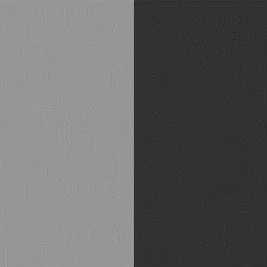
#> input picture 01.jpg, 267 x 267 px
$ jupyter execute Baptiste_calculate_histogram_.ipynb
#> lines starting #> are read from the running program, lines starting #| are printed output that depends on the picture
## Histogram

COnsider the following images, write a prgogram to calculate the histogram for each image

Download them from: [image 1](https://drive.google.com/file/d/1edoUYOQtuDpP0RsIZ0TKI98kuOX6Vx1C/view?usp=share_link), [image 2](https://drive.google.com/file/d/1eQFN-Yul1IishCRiSGGGDXX1qa6EEF02/view?usp=share_link)

[cell 1]
import numpy as np
from matplotlib import pyplot as plt

# Load the image using numpy
img = np.array(plt.imread('01.jpg'))
#> img is the input picture: shape (267, 267, 3); min 32, max 163, mean 100.1

# Convert the image to gray level
grey = np.dot(img, [0.2989, 0.5870, 0.1140])

# can you explain this conversion ? Convolutional conversion to RGB to grey level

Consignes

[cell 2]
# Initialize an array to staore the occurence of each values of gray level

histogram = np.zeros(256)  # how much

# Scan the image using nested loops (rows and columns)
for i in range(grey.shape[0]):
    for j in range(grey.shape[1]):
      # each value is a gray level values (from 0 -255), that can be as an index for the array histogram ,
       # code one line to accumulate the similar values and count the occurences
        histogram[int(grey[i, j])] += 1
# Plot the histogram
plt.bar(range(256), histogram, color='gray')
plt.show()
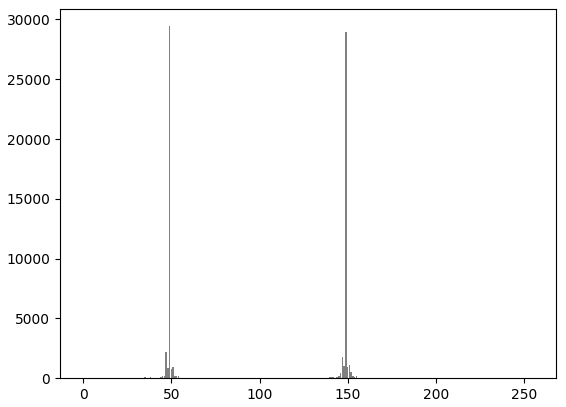
#> figure drawn by matplotlib, 1 panel; tallest bar 29432 high, from x = 48.6 to 49.4

[cell 3]
import numpy as np
import cv2
import matplotlib.pyplot as plt

def plot_image_histogram(image):
    histogram = np.zeros(256)
    for i in range(image.shape[0]):
        for j in range(image.shape[1]):
            histogram[image[i, j]] += 1
    fig, ax = plt.subplots(figsize=(20, 5))
    ax.bar(range(256), histogram, color='blue', width=2)
    plt.show()
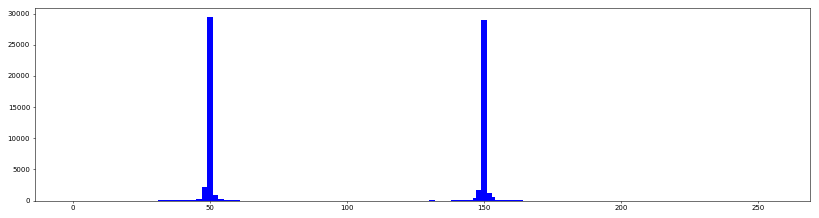
#> figure drawn by matplotlib, 1 panel; tallest bar 29432 high, from x = 49 to 51

image1 = cv2.imread("01.jpg", 0)
plot_image_histogram(image1)

image2 = cv2.imread("02.jpg", 0)
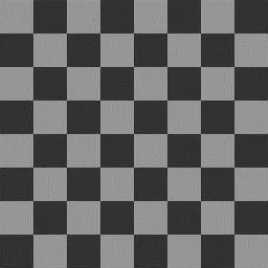
#> input picture 02.jpg, 268 x 268 px
#> image2 is the input picture: shape (268, 268); min 17, max 185, mean 99.8
plot_image_histogram(image2)
#> in plot_image_histogram (call 2), `plt.show()`:
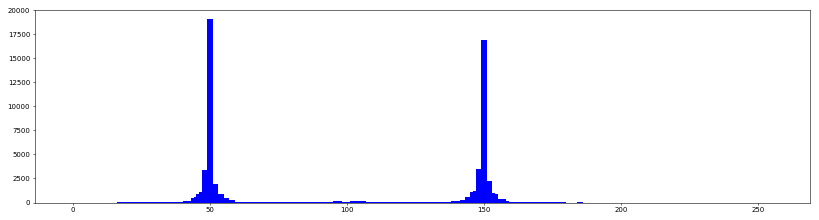
#> figure drawn by matplotlib, 1 panel; tallest bar 19078 high, from x = 49 to 51

[cell 4]
import numpy as np
import matplotlib.pyplot as plt

def plot_image_histogram(image_path):
    # Load the image using numpy
#> called with image_path = '01.jpg'
    img = np.array(plt.imread(image_path))

    # Convert the image to gray level
    grey = np.dot(img, [0.2989, 0.5870, 0.1140])

    histogram = np.zeros(256)
    for i in range(grey.shape[0]):
        for j in range(grey.shape[1]):
            histogram[int(grey[i, j])] += 1
    fig, ax = plt.subplots(figsize=(20, 5))
    ax.bar(range(256), histogram, color='blue', width=2)
    plt.show()
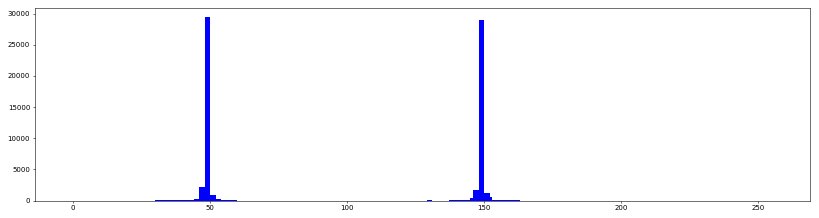
#> figure drawn by matplotlib, 1 panel; tallest bar 29432 high, from x = 48 to 50

plot_image_histogram("01.jpg")
plot_image_histogram("02.jpg")
